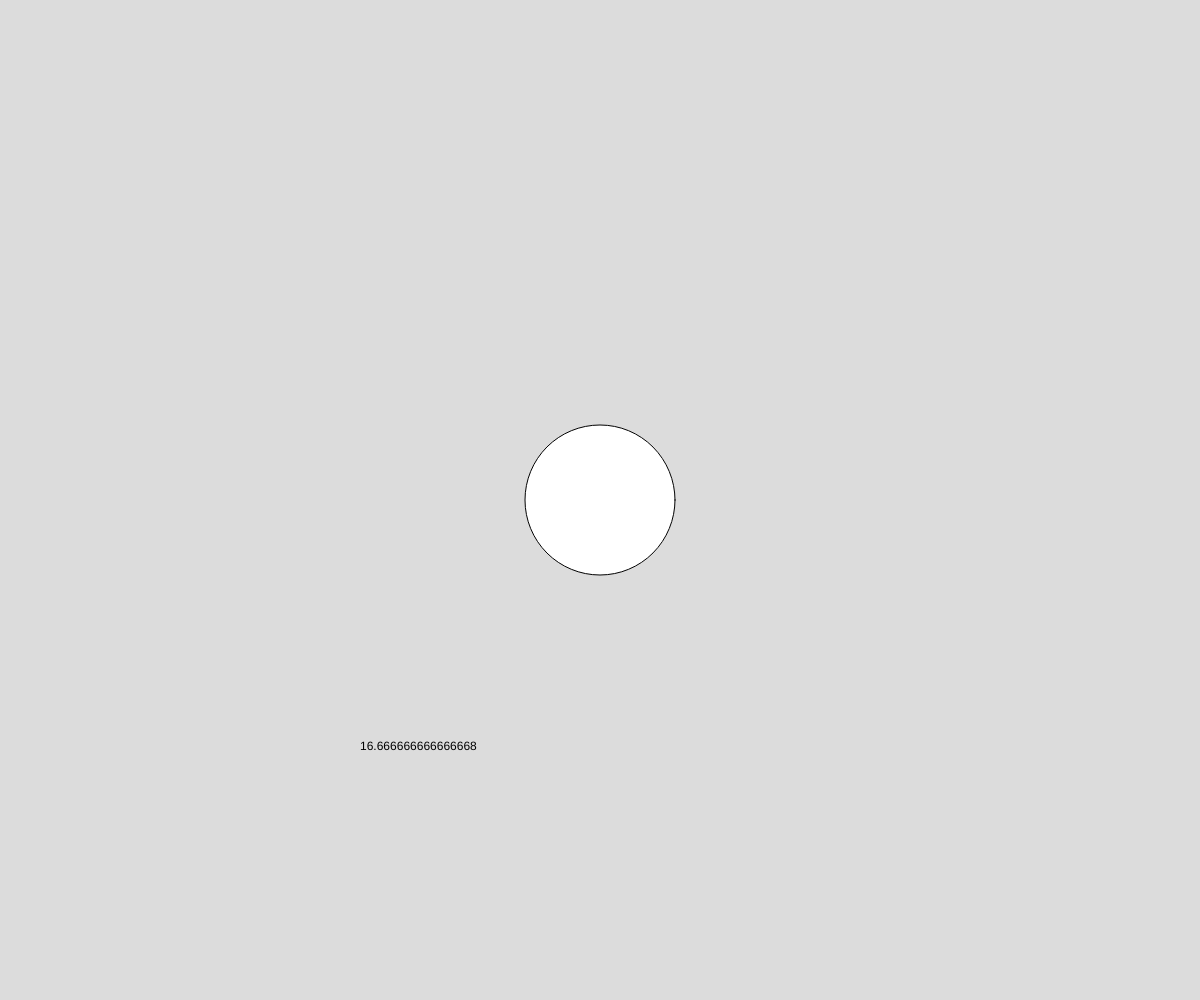
Frame 1 (no input)
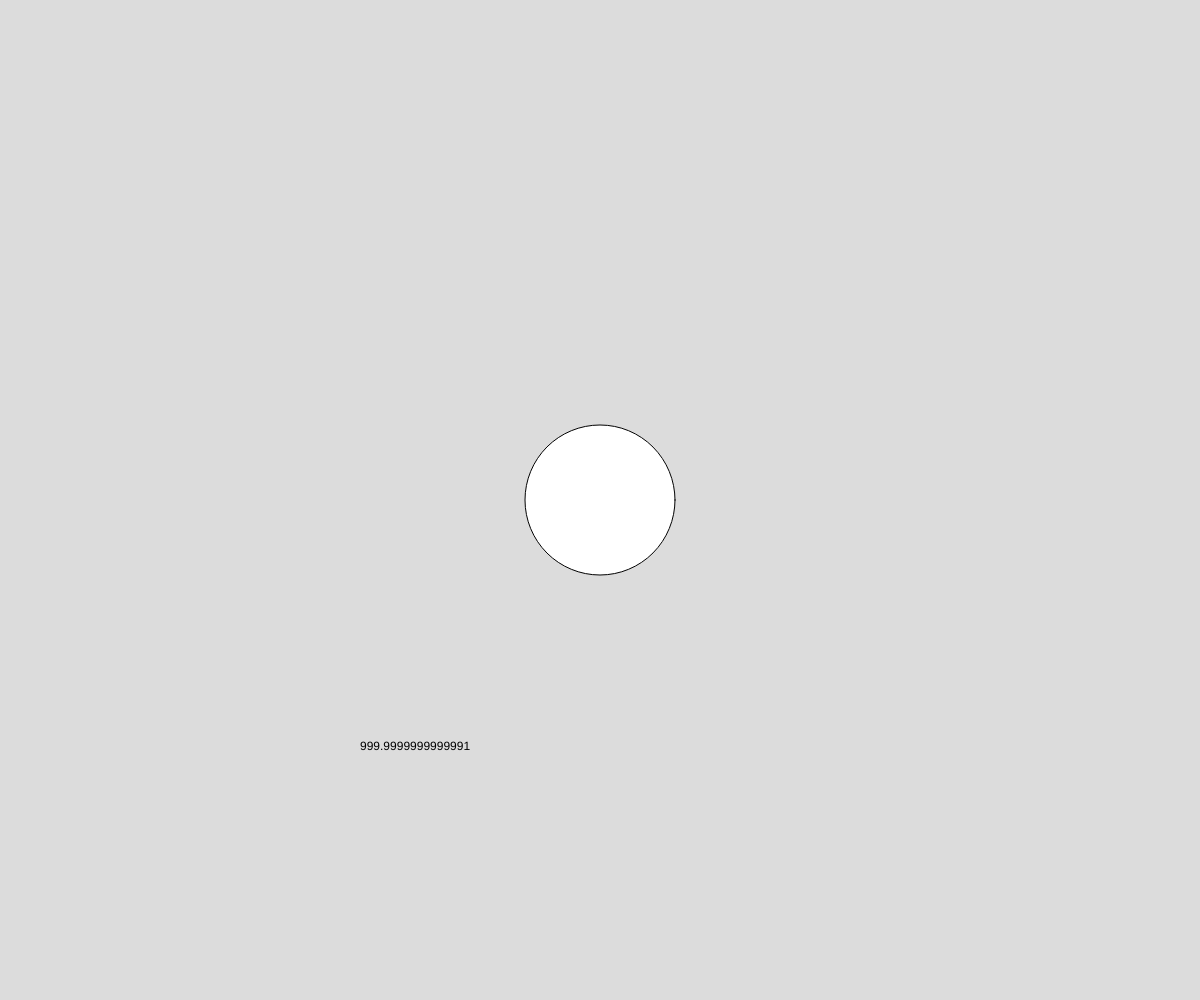
Frame 60 (no input)
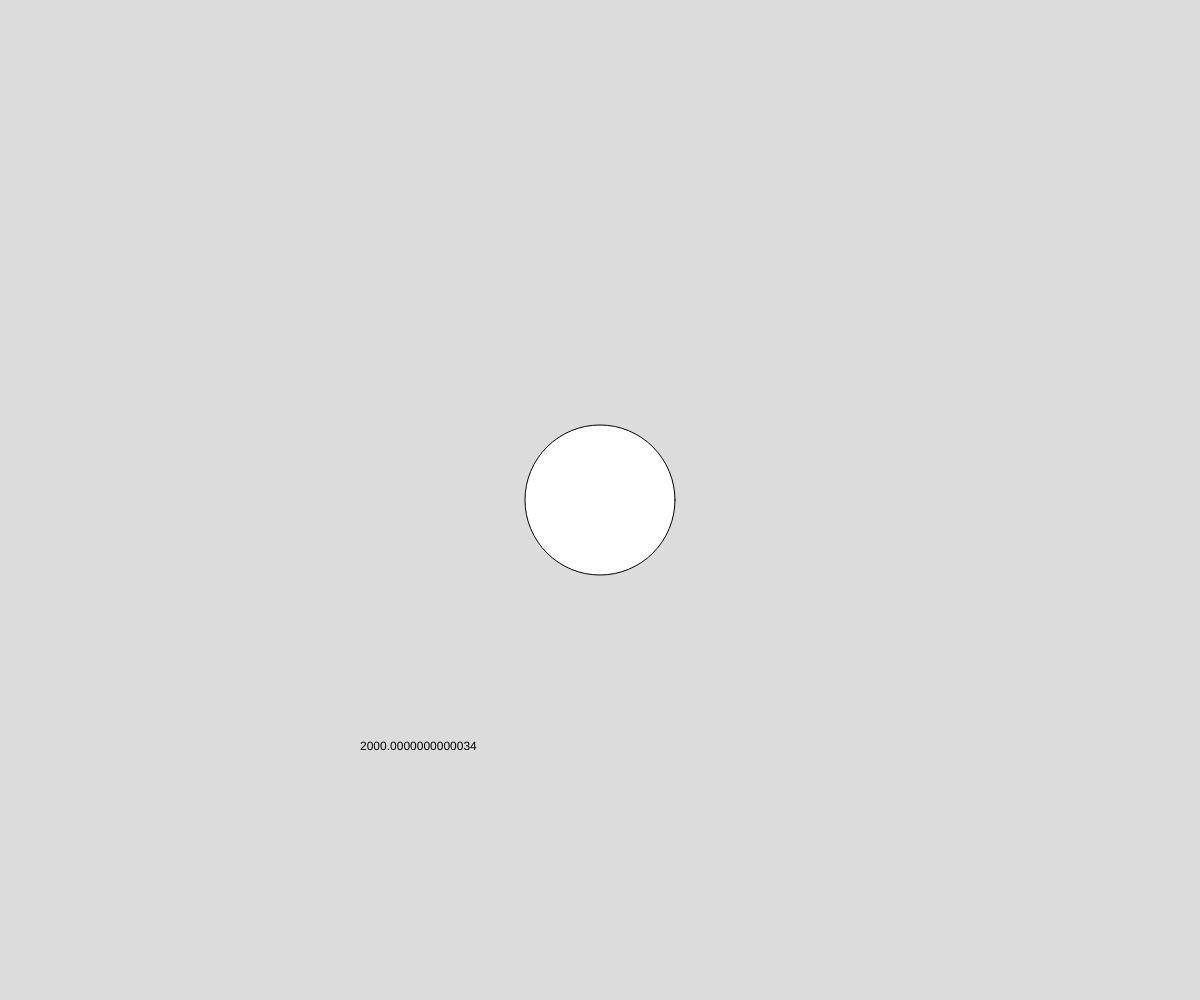
Frame 120 (the mouse pressed at the canvas centre since frame 60)

The p5.js sketch that drew these frames (run headless with seeded random() and noise() and a simulated clock; from frame 60 on, the mouse is pressed at the canvas centre):

// p5.js sketch
// ── sketch.js
// Project Title
// Your Name
// Date
//
// Extra for Experts:
// State Variables, Switch ,Frames/Time

let shapeState = 1;   //1 is square, 2 is circle, 3 is triangle 4 is transistion
let startTime, elapsedTime;
function draw() {
  background(220);
  drawShape();
  manageTimer();
  if(shapeState === 4 && elapsedTime > 2000){
    shapeState = 1;
  }
}


function setup() {
  createCanvas(windowWidth, windowHeight);
  startTime = millis();
}

function manageTimer(){
  elapsedTime = millis() - startTime;
  text(elapsedTime, width*0.3, height*0.75);
}

function drawShape(){
  switch(shapeState){
  case 1:
    circle(width/2, height/2, 150);
    break;
  case 2:
    square(width/2, height/2, 150);
    break;
  case 3:
    let x = width/2;  let y = height/2;
    triangle(x-50, y+50, x+50, y+50, x, y-25);
    break;
  case 4:
    for(let i = 0; i < 20; i++){
      let x = random(width * 0.4, width * 0.6);
      let y = random(height * 0.4, height * 0.6);
      line(x, y, x+25, y);
    }
  }
}

function keyPressed(){
  if(shapeState < 4){
    shapeState ++;
  }
}
